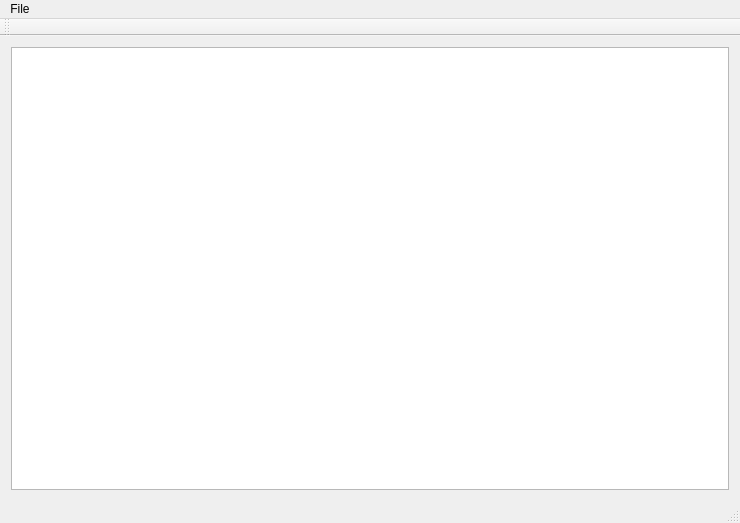
<?xml version="1.0" encoding="UTF-8"?>
<ui version="4.0">
 <class>MainWindow</class>
 <widget class="QMainWindow" name="MainWindow">
  <property name="geometry">
   <rect>
    <x>0</x>
    <y>0</y>
    <width>740</width>
    <height>523</height>
   </rect>
  </property>
  <property name="windowTitle">
   <string>MainWindow</string>
  </property>
  <widget class="QWidget" name="centralWidget">
   <layout class="QVBoxLayout" name="verticalLayout">
    <item>
     <widget class="QPlainTextEdit" name="plainTextEdit"/>
    </item>
   </layout>
  </widget>
  <widget class="QMenuBar" name="menuBar">
   <property name="geometry">
    <rect>
     <x>0</x>
     <y>0</y>
     <width>740</width>
     <height>19</height>
    </rect>
   </property>
   <widget class="QMenu" name="menuFile">
    <property name="title">
     <string>File</string>
    </property>
    <addaction name="actionExit"/>
   </widget>
   <addaction name="menuFile"/>
  </widget>
  <widget class="QToolBar" name="mainToolBar">
   <attribute name="toolBarArea">
    <enum>TopToolBarArea</enum>
   </attribute>
   <attribute name="toolBarBreak">
    <bool>false</bool>
   </attribute>
  </widget>
  <widget class="QStatusBar" name="statusBar"/>
  <action name="actionExit">
   <property name="text">
    <string>Exit</string>
   </property>
  </action>
  <action name="actionTDR_Test_1">
   <property name="text">
    <string>Start Read</string>
   </property>
  </action>
 </widget>
 <layoutdefault spacing="6" margin="11"/>
 <resources/>
 <connections/>
</ui>
